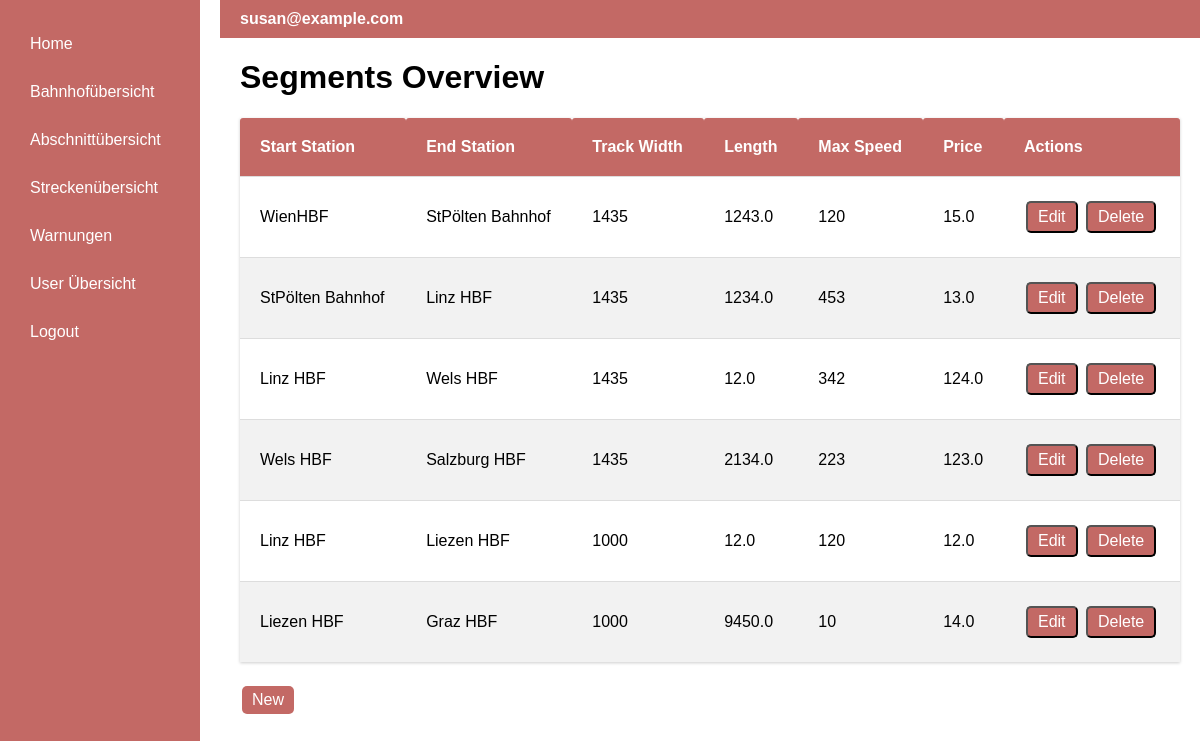
The app's page /segments (signed in) with its own data.
### app/models.py (models this page shows, shortened)
class User(UserMixin, db.Model):
    id: so.Mapped[int] = so.mapped_column(primary_key=True)
    username: so.Mapped[str] = so.mapped_column(sa.String(64), index=True,
                                                unique=True)
    email: so.Mapped[str] = so.mapped_column(sa.String(120), index=True,
                                             unique=True)
    password_hash: so.Mapped[Optional[str]] = so.mapped_column(sa.String(256))
    isAdmin = db.Column(db.Boolean, default=False)
    address_id = db.Column(db.Integer, db.ForeignKey('address.id', name='fk_user_address_id'))
    address = db.relationship('Address', backref='user', uselist=False)

class Segment(db.Model):
    id = db.Column(db.Integer, primary_key=True, autoincrement=True)
    startStation = db.Column(db.Integer, db.ForeignKey('station.id', name='fk_segment_start'))
    endStation = db.Column(db.Integer, db.ForeignKey('station.id', name='fk_segment_end'))
    trackWidth = db.Column(db.Integer)
    length = db.Column(db.Double)
    maxSpeed = db.Column(db.Integer)
    price = db.Column(db.Double)
    warnings = db.relationship("Warning")

class Station(db.Model):
    id = db.Column(db.Integer, primary_key=True, autoincrement=True)
    name = db.Column(db.String(140))
    address_id = db.Column(db.Integer, db.ForeignKey('address.id', name='fk_station_address_id'))
    address = db.relationship("Address")
    xcoord = db.Column(db.String(140))
    ycoord = db.Column(db.String(140))

### app/routes.py (the view)
@app.route('/segments')
@login_required
def segments():
    StartStation = aliased(Station)
    EndStation = aliased(Station)
    segments = db.session.query(
        Segment,
        StartStation.name.label('start_station_name'),
        EndStation.name.label('end_station_name')
    ).join(
        StartStation, Segment.startStation == StartStation.id
    ).join(
        EndStation, Segment.endStation == EndStation.id
    ).all()
    return render_template('segment.html', title='Segments', segments=segments)

### app/models.py (called while the page is built)
@login.user_loader
def load_user(id):
    return db.session.get(User, int(id))

### app/templates/segment.html
{% extends "base.html" %}
{% block content %}
    <h1>Segments Overview</h1>
    <table class="table-station" >
        <thead>
            <tr>
                <th>Start Station</th>
                <th>End Station</th>
                <th>Track Width</th>
                <th>Length</th>
                <th>Max Speed</th>
                <th>Price</th>
                {% if current_user.is_authenticated and current_user.isAdmin %}
                <th>Actions</th>
                {% endif %}
            </tr>
        </thead>
        <tbody>
            {% for segment, start_station_name, end_station_name in segments %}
                <tr>
                     <td> {{ start_station_name }}</td>
                     <td> {{ end_station_name }}</td>
                    <td>{{ segment.trackWidth }}</td>
                    <td>{{ segment.length }}</td>
                    <td>{{ segment.maxSpeed }}</td>
                    <td>{{ segment.price }}</td>
                    {% if current_user.is_authenticated and current_user.isAdmin %}
                    <td>
                        <form class="button-form" action="{{ url_for('segmentEdit', segment_id=segment.id) }}" method="post">
                            <input type="submit" value="Edit" class="edit-button">
                        </form>
                    <form class="button-form" action="{{ url_for('segmentDelete', segment_id=segment.id) }}" method="post">
                            <input type="submit" value="Delete" class="edit-button">
                        </form>
                    </td>
                    {% endif %}
                </tr>
            {% endfor %}
        </tbody>
    </table>
    {% if current_user.is_authenticated and current_user.isAdmin %}
    <a class="create_button" href="{{ url_for('segmentNew') }}">New</a>
    {% endif %}
{% endblock %}

### app/templates/base.html (shortened to what this page needs)
<!DOCTYPE html>
<html lang="en">
<head>
</head>
<body>
<div class="container">
    <div class="sidebar">
        <a href="{{ url_for('index') }}">Home</a>
        {% if current_user.is_anonymous %}
            <a href="{{ url_for('login') }}">Login</a>
        {% else %}
            <a href="{{ url_for('trainstation') }}">Bahnhofübersicht</a>
            <a href="{{ url_for('segments') }}">Abschnittübersicht</a>
            <a href="{{ url_for('routes_overview') }}">Streckenübersicht</a>
            <a href="{{ url_for('warnings') }}">Warnungen</a>
            {% if current_user.is_authenticated and current_user.isAdmin %}
                <a href="{{ url_for('user') }}">User Übersicht</a>
            {% endif %}
            <a href="{{ url_for('logout') }}">Logout</a>
        {% endif %}
    </div>
    <div class="content">
        <div class="topbar">
            <span class="email">{{ current_user.email if not current_user.is_anonymous else 'Guest' }}</span>
        </div>
        {% block content %}{% endblock %}
    </div>
</div>
</body>
</html>

### app/templates/base.html (style rules this page uses)
body, html { margin: 0; padding: 0; font-family: Arial, sans-serif; width: 100%; height: 100%; overflow-x: hidden; overflow-y: auto; }
.container { display: flex; height: 100vh; width: 100%; }
.sidebar { background-color: rgb(195, 105, 101); color: white; width: 200px; padding: 20px; display: flex; flex-direction: column; box-sizing: border-box; }
.sidebar a { text-decoration: none; color: white; padding: 10px; margin: 5px 0; display: block; }
.content { flex-grow: 1; padding: 0 20px 20px 40px; overflow: auto }
.topbar { background-color: rgb(195, 105, 101); color: white; padding: 10px 20px; display: flex; align-items: center; justify-content: space-between; width: calc(100% + 40px); margin: 0 -20px 0 -20px; box-sizing: border-box; }
.email { font-weight: bold; padding-right: 20px; }
.table-station { height: 50vh; overflow-y: auto; width: 100%; border-collapse: separate; border-spacing: 0; margin: 20px 0; box-shadow: 0 1px 3px rgba(0, 0, 0, 0.2); }
.table-station th, .table-station td { padding: 20px; text-align: left; border-bottom: 1px solid #ddd; }
.table-station th { background-color: rgb(195, 105, 101); color: white; border-radius: 3px 3px 0 0; }
.table-station tr:last-child td { border-bottom: none; }
.table-station tr:nth-child(even) { background-color: #f2f2f2; }
.edit-button { background-color: rgb(195, 105, 101); color: white; padding: 5px 10px; text-align: center; text-decoration: none; display: inline-block; font-size: 16px; margin: 4px 2px; cursor: pointer; border-radius: 5px; }
.create_button { background-color: rgb(195, 105, 101); color: white; padding: 5px 10px; text-align: center; text-decoration: none; display: inline-block; font-size: 16px; margin: 4px 2px; cursor: pointer; border-radius: 5px; }
.button-form { display: inline-block; }

### records on screen
User: email "susan@example.com"
Segment: name "WienHBF", name "StPölten Bahnhof", trackWidth "1435", length "1243.0", maxSpeed "120", price "15.0"
Segment: name "StPölten Bahnhof", name "Linz HBF", trackWidth "1435", length "1234.0", maxSpeed "453", price "13.0"
Segment: name "Linz HBF", name "Wels HBF", trackWidth "1435", length "12.0", maxSpeed "342", price "124.0"
Segment: name "Wels HBF", name "Salzburg HBF", trackWidth "1435", length "2134.0", maxSpeed "223", price "123.0"
Segment: name "Linz HBF", name "Liezen HBF", trackWidth "1000", length "12.0", maxSpeed "120", price "12.0"
Segment: name "Liezen HBF", name "Graz HBF", trackWidth "1000", length "9450.0", maxSpeed "10", price "14.0"
